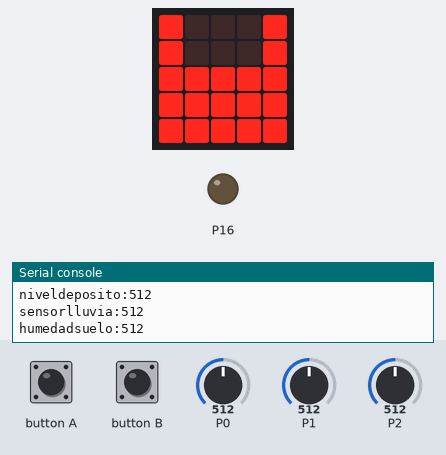
A program run on a simulated BBC micro:bit (MakeCode). Parts: the board's 5×5 LED display, output pins drawn as LEDs (lit = HIGH), the last lines printed to the serial console. The test bench sets the inputs (shaded band); at power-on: P2 = 512, P0 = 512, P1 = 512 (analog values on the 0–1023 scale).

Above: at 1.2 s.
1.3 s: button A pressed for 0.15 s
At 1.89 s:
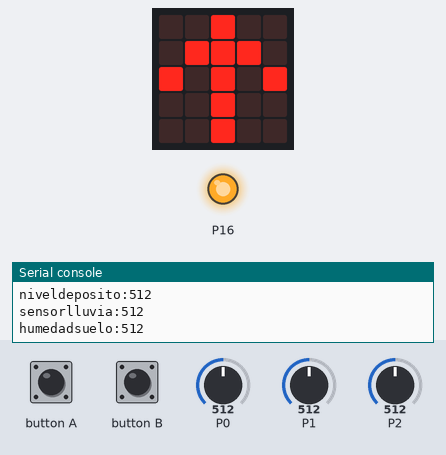
3.5 s: P2 set to 581
5.0 s: P2 set to 618
At 6.0 s:
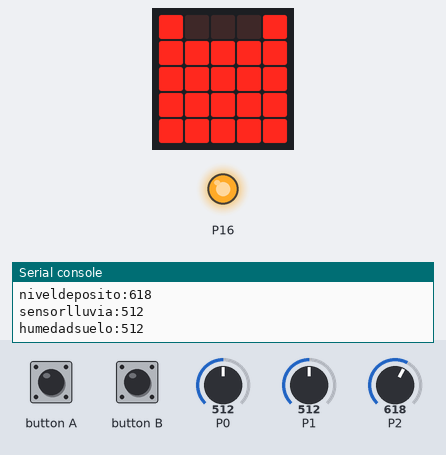
6.5 s: button B pressed for 0.15 s
At 6.94 s:
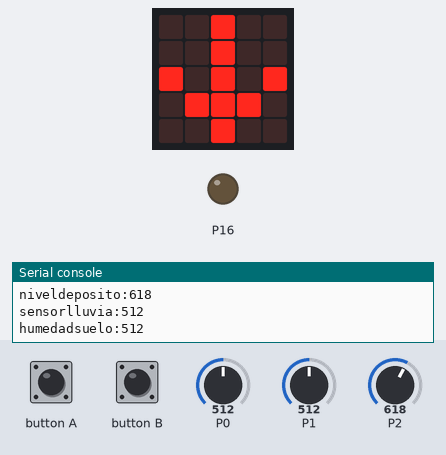
8.6 s: P2 set to 689
10.1 s: P2 set to 710
At 11.7 s:
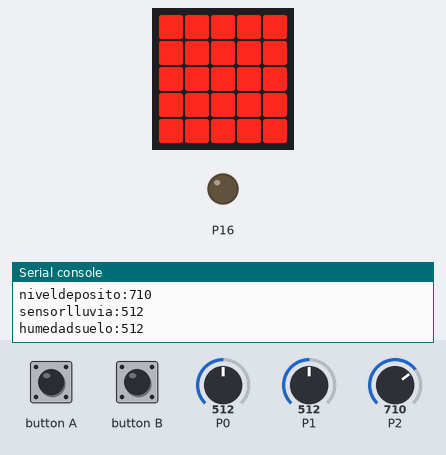
Timing chart, 0 to 13.0 s (numbered marks = the images above; inputs shaded):
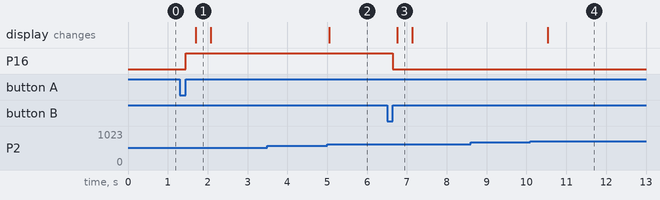

The program:

main.ts
```typescript
function call_RevisarHumedadSuelo () {
    if (humedadsuelo < humedadparariego) {
        call_encender_riego()
        while (humedadsuelo < humedadparariego && valorsensorlluvia < sensorlluviamojado) {

        }
    }
}
input.onButtonPressed(Button.A, function () {
    call_encender_riego()
})
function call_apagar_riego () {
    pins.digitalWritePin(DigitalPin.P16, 0)
    basic.showLeds(`
        . . # . .
        . . # . .
        # . # . #
        . # # # .
        . . # . .
        `)
}
function estaencendidoriego () {
    return pins.digitalReadPin(DigitalPin.P16)
}
input.onButtonPressed(Button.B, function () {
    call_apagar_riego()
})
function call_MostrarNivelAgua () {
    if (niveldeposito < alarmanivelagua) {
        if (estaencendidoriego() == 1) {
            estaencendidoriego()
        }
        basic.showLeds(`
            # . . . #
            # . . . #
            # . . . #
            # . . . #
            # # # # #
            `)
    } else if (niveldeposito < 1.25 * alarmanivelagua) {
        basic.showLeds(`
            # . . . #
            # . . . #
            # . . . #
            # # # # #
            # # # # #
            `)
    } else if (niveldeposito < 1.5 * alarmanivelagua) {
        basic.showLeds(`
            # . . . #
            # . . . #
            # # # # #
            # # # # #
            # # # # #
            `)
    } else if (niveldeposito < 1.75 * alarmanivelagua) {
        basic.showLeds(`
            # . . . #
            # # # # #
            # # # # #
            # # # # #
            # # # # #
            `)
    } else {
        basic.showLeds(`
            # # # # #
            # # # # #
            # # # # #
            # # # # #
            # # # # #
            `)
    }
}
function call_encender_riego () {
    if (niveldeposito > alarmanivelagua) {
        pins.digitalWritePin(DigitalPin.P16, 1)
        basic.showLeds(`
            . . # . .
            . # # # .
            # . # . #
            . . # . .
            . . # . .
            `)
    }
}
function call_MedidaSensores () {
    niveldeposito = pins.analogReadPin(AnalogPin.P2)
    serial.writeValue("niveldeposito", niveldeposito)
    valorsensorlluvia = pins.analogReadPin(AnalogPin.P1)
    serial.writeValue("sensorlluvia", valorsensorlluvia)
    humedadsuelo = pins.analogReadPin(AnalogPin.P0)
    serial.writeValue("humedadsuelo", humedadsuelo)
}
let niveldeposito = 0
let valorsensorlluvia = 0
let humedadsuelo = 0
let sensorlluviamojado = 0
let humedadparariego = 0
let alarmanivelagua = 0
serial.redirectToUSB()
alarmanivelagua = 400
humedadparariego = 500
sensorlluviamojado = 800
basic.forever(function () {
    call_MedidaSensores()
    call_MostrarNivelAgua()
    call_RevisarHumedadSuelo()
})
```

test.ts
```typescript
// aquí va el archivo "tests"; esto no se compilará cuando este paquete se utilice como una extensión.
```

Measured:
- the behaviour switches between 599 and 600 on P2 (found by bisection; images 1 and 2)
- the behaviour switches between 699 and 700 on P2 (found by bisection; images 3 and 4)
- after the input at 1.3 s, P16: LOW → HIGH after 0.15 s; the display: changes after 0.40 s (image 1)
- after the input at 5.0 s, the display: changes after 0.05 s (image 2)
- after the input at 6.5 s, P16: HIGH → LOW after 0.15 s; the display: changes after 0.25 s (image 3)
- after the input at 10.1 s, the display: changes after 0.43 s (image 4)
